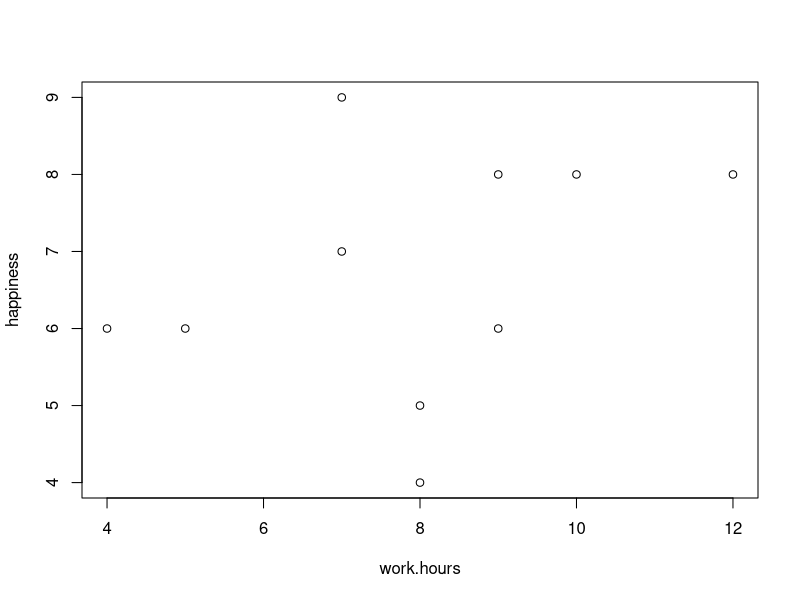
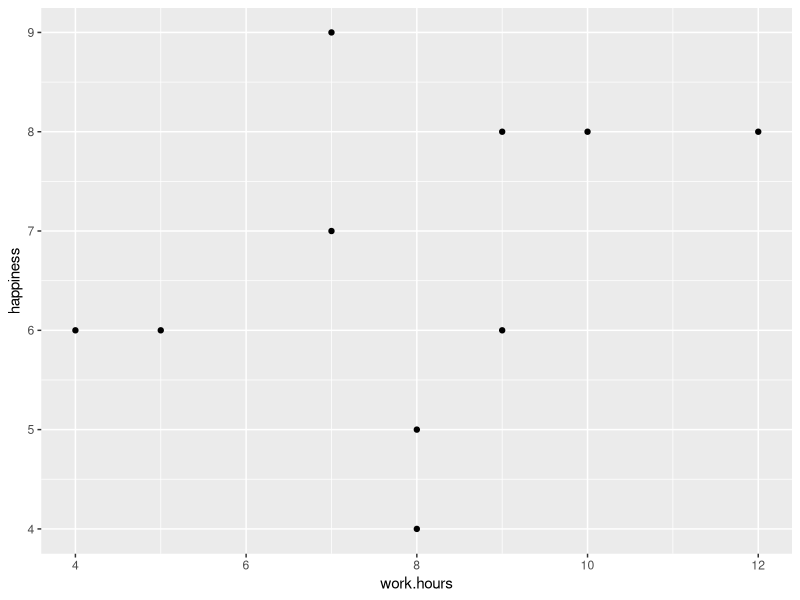

The R script that drew these images, in order:
library(tidyverse)
datos <- read_csv("github_data.csv")

plot(happiness ~ work.hours, data = datos)

ggplot (datos) +
  geom_point(aes(work.hours, happiness))
